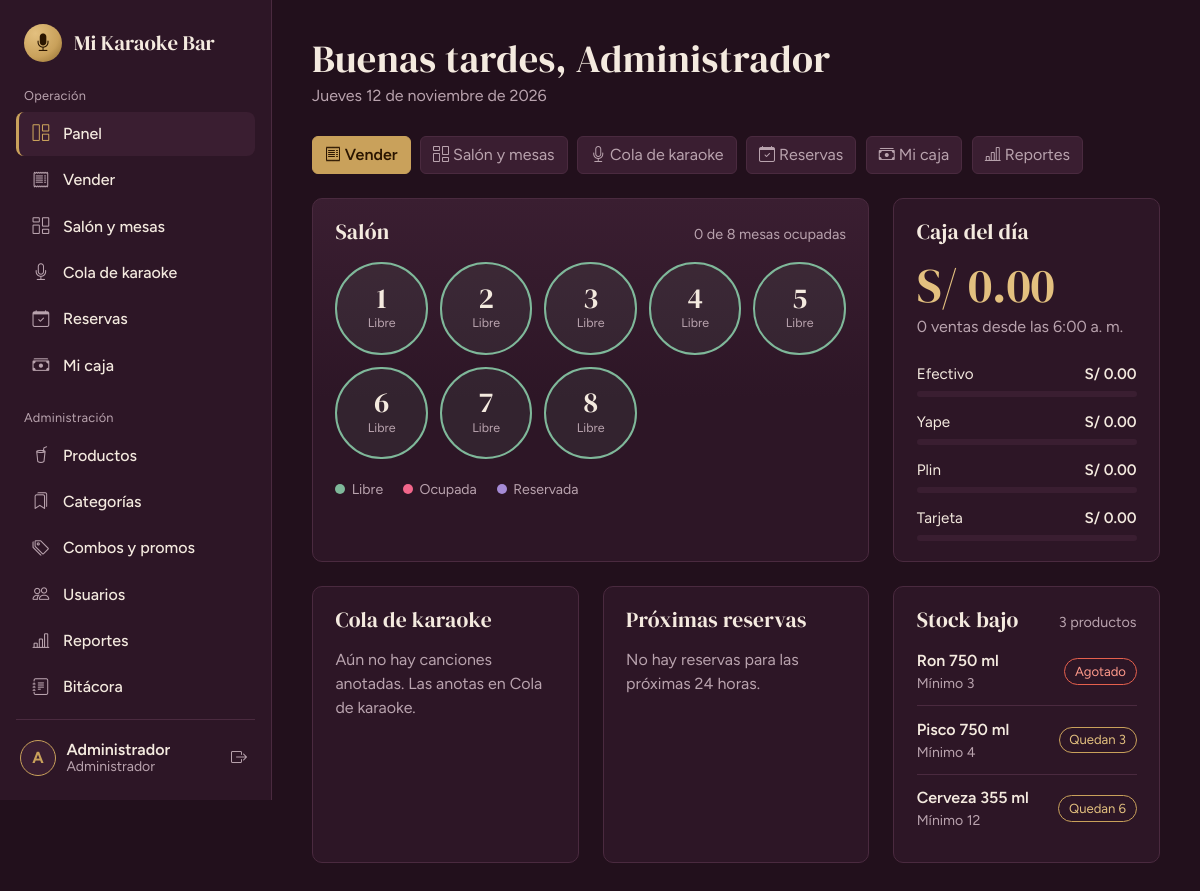
/dashboard (signed in), run on the app's committed database.
### tables this page shows
CREATE TABLE IF NOT EXISTS usuarios (
  id          INT UNSIGNED PRIMARY KEY AUTO_INCREMENT,
  rol_id      TINYINT UNSIGNED NOT NULL,
  nombre      VARCHAR(100) NOT NULL,
  usuario     VARCHAR(50)  NOT NULL UNIQUE,
  password    VARCHAR(255) NOT NULL,            
  telefono    VARCHAR(20)  NULL,
  estado      TINYINT(1) NOT NULL DEFAULT 1,    
  ultimo_login DATETIME NULL,
  created_at  TIMESTAMP NOT NULL DEFAULT CURRENT_TIMESTAMP,
  CONSTRAINT fk_usuarios_rol FOREIGN KEY (rol_id) REFERENCES roles(id)
);

CREATE TABLE IF NOT EXISTS mesas (
  id         INT UNSIGNED PRIMARY KEY AUTO_INCREMENT,
  numero     VARCHAR(20) NOT NULL UNIQUE,
  capacidad  TINYINT UNSIGNED NOT NULL DEFAULT 4,
  estado     ENUM('libre','ocupada','reservada','inactiva') NOT NULL DEFAULT 'libre',
  qr_token   CHAR(32) NOT NULL UNIQUE           
);

CREATE TABLE IF NOT EXISTS metodos_pago (
  id      TINYINT UNSIGNED PRIMARY KEY AUTO_INCREMENT,
  nombre  VARCHAR(30) NOT NULL UNIQUE,
  es_efectivo TINYINT(1) NOT NULL DEFAULT 0,
  estado  TINYINT(1) NOT NULL DEFAULT 1
);

### app/views/dashboard/index.php (the view, shortened to what the rows shown need)
<?php
$maxMetodo  = 0.0;
if ($ventas) foreach ($ventas['metodos'] as $m) $maxMetodo = max($maxMetodo, (float) $m['total']);
$nombre1 = explode(' ', trim(Auth::user()['nombre']))[0];
?>
<header class="page-head">
  <h1><?= e(saludo()) ?>, <?= e($nombre1) ?></h1>
  <p><?= e(fecha_larga()) ?></p>
</header>
<div class="row g-4 mb-4">
  <div class="col-xl-8">
    <section class="panel panel--stage h-100">
      <div class="panel__head">
        <h2 class="panel__title">Salón</h2>
      </div>
      <?php if (!$salon): ?>
        <p class="empty">Aún no hay mesas registradas. Cuando las crees, cada una aparecerá aquí con su estado.</p>
      <?php else: ?>
        <div class="floor">
          <?php foreach ($salon as $m): ?>
            <div class="mesa mesa--<?= e($m['estado']) ?>" title="Mesa <?= e($m['numero']) ?>, para <?= (int) $m['capacidad'] ?> personas">
              <span class="mesa__n"><?= e($m['numero']) ?></span>
              <span class="mesa__e"><?= ['libre' => 'Libre', 'ocupada' => 'Ocupada', 'reservada' => 'Reservada'][$m['estado']] ?? e($m['estado']) ?></span>
            </div>
          <?php endforeach; ?>
        </div>
      <?php endif; ?>
    </section>
  </div>
  <div class="col-xl-4">
    <section class="panel h-100">
      <div class="panel__head">
        <h2 class="panel__title"><?= $esAdmin ? 'Caja del día' : 'Tu turno' ?></h2>
      </div>
      <?php if ($ventas === null): ?>
        <p class="empty">No tienes un turno abierto. Abre tu caja antes de empezar a cobrar.</p>
        <a class="btn btn-brass" href="<?= url('caja') ?>">Abrir caja</a>
      <?php else: ?>
        <ul class="bars">
          <?php foreach ($ventas['metodos'] as $m):
              $pct = $maxMetodo > 0 ? round(((float) $m['total'] / $maxMetodo) * 100) : 0; ?>
            <li>
              <div class="bars__row"><span><?= e($m['nombre']) ?></span><strong><?= e(money($m['total'])) ?></strong></div>
              <div class="bars__track"><div class="bars__fill" style="width: <?= $pct ?>%"></div></div>
            </li>
          <?php endforeach; ?>
        </ul>
      <?php endif; ?>
    </section>
  </div>
</div>
<div class="row g-4">
  <div class="col-lg-4">
    <section class="panel h-100">
      <div class="panel__head">
        <h2 class="panel__title">Cola de karaoke</h2>
      </div>
    </section>
  </div>
  <div class="col-lg-4">
    <section class="panel h-100">
      <div class="panel__head"><h2 class="panel__title">Próximas reservas</h2></div>
    </section>
  </div>
  <div class="col-lg-4">
    <section class="panel h-100">
      <div class="panel__head">
        <h2 class="panel__title">Stock bajo</h2>
      </div>
    </section>
  </div>
</div>

### app/views/layouts/main.php (shortened to what the rows shown need)
<?php
$user  = Auth::user();
$inicial = mb_strtoupper(mb_substr($user['nombre'] ?? '?', 0, 1));
?>
<!doctype html>
<html lang="es" data-bs-theme="dark">
<head>
  <?php include APP_PATH . '/views/layouts/_head.php'; ?>
</head>
<body>
<div class="shell">
  <aside class="sidebar offcanvas-lg offcanvas-start" tabindex="-1" id="sidebar" aria-label="Menú principal">
    <div class="sidebar__user">
      <a class="user-chip" href="<?= url('perfil') ?>" title="Mi perfil">
        <span class="avatar"><?= e($inicial) ?></span>
        <span class="user-chip__text">
          <strong><?= e($user['nombre']) ?></strong>
          <small><?= Auth::is('admin') ? 'Administrador' : 'Cajero' ?></small>
        </span>
      </a>
    </div>
  </aside>
  <main class="content">
    <?= $content ?>
  </main>
</div>
</body>
</html>

### data on the page
usuarios: nombre "A", nombre "Administrador"
mesas: numero "1", estado "Libre"
mesas: numero "2", estado "Libre"
mesas: numero "3", estado "Libre"
mesas: numero "4", estado "Libre"
mesas: numero "5", estado "Libre"
mesas: numero "6", estado "Libre"
mesas: numero "7", estado "Libre"
mesas: numero "8", estado "Libre"
metodos_pago: nombre "Efectivo", total "S/ 0.00"
metodos_pago: nombre "Yape", total "S/ 0.00"
metodos_pago: nombre "Plin", total "S/ 0.00"
metodos_pago: nombre "Tarjeta", total "S/ 0.00"

### other printed values
$local "Mi Karaoke Bar"
$grupo['grupo'] "Operación"
$i['label'] "Panel"
$i['label'] "Vender"
$i['label'] "Salón y mesas"
$i['label'] "Cola de karaoke"
$i['label'] "Reservas"
$i['label'] "Mi caja"
$grupo['grupo'] "Administración"
$i['label'] "Productos"
$i['label'] "Categorías"
$i['label'] "Combos y promos"
$i['label'] "Usuarios"
$i['label'] "Reportes"
$i['label'] "Bitácora"
